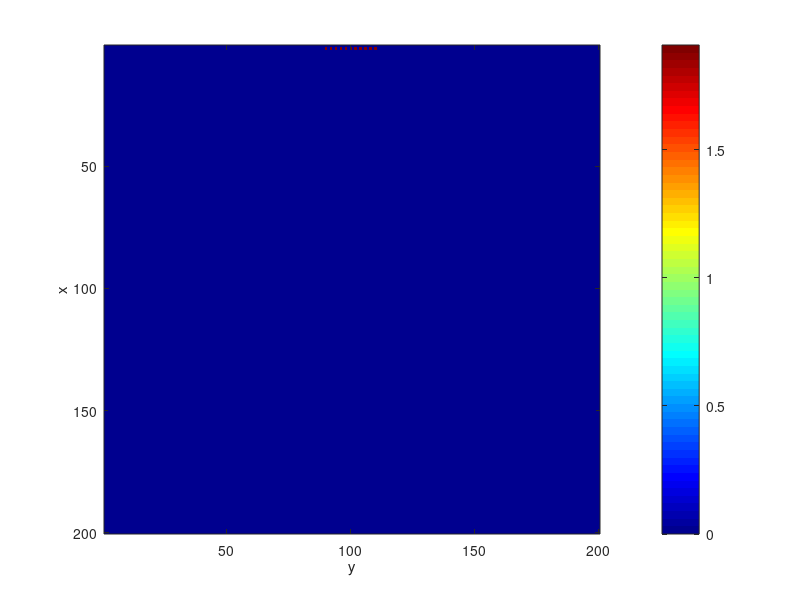

Here is the MATLAB script that generated this plot: (Note: this script raises an error after producing the figure.)

% 参数设定
close all;
clear all;
clc;
Nx = 200;   % x方向的网格点数
Ny = 200;   % y方向的网格点数
c = 1500;   % 声速(m/s)
dt = 1e-6;  % 时间步长(s)
Nt = 2000;   % 时间步数
dx = 0.01;  % 空间步长(m)
dy = 0.01;  % 空间步长(m)
c2 = 2000;  % 声速(m/s)

% 初始化
p = zeros(Nx, Ny);
p_prev = zeros(Nx, Ny);
p_next = zeros(Nx, Ny);

% 初始条件（波源）
x0 = 2;
% 波源阵列
y0 = 90:2:110;
% 波源为单个点
% y0 = 100;
p(x0, y0) = 1;

% 时间演化
for t = 1:Nt
    for i = 2:Nx-1
        for j = 2:Ny-1
            if sqrt((i-100)^2 + (j-100)^2) < 10
                % 介质小球内的声速为c2        
                p_next(i, j) = 2*p(i, j) - p_prev(i, j) + c2^2 * dt^2 / dx^2 * (p(i+1, j) + p(i-1, j) + p(i, j+1) + p(i, j-1) - 4*p(i, j));
            else
                % 使用二维波动方程的离散化公式           
                p_next(i, j) = 2*p(i, j) - p_prev(i, j) + c^2 * dt^2 / dx^2 * (p(i+1, j) + p(i-1, j) + p(i, j+1) + p(i, j-1) - 4*p(i, j));
            end
        end
    end
    % 边界条件， 一阶吸收边界条件
    p_next(Nx, :) = p_next(Nx-1, :) - 1/c * (p_next(Nx-1, :) - p(Nx-1, :)) * dx/dt; %下边界
    p_next(:, Ny) = p_next(:, Ny-1) - 1/c * (p_next(:, Ny-1) - p(:, Ny-1)) * dy/dt; %右边界
    p_next(:, 1) = p_next(:, 2) - 1/c * (p_next(:, 2) - p(:, 2)) * dy/dt;

    % 更新波场
    p_prev = p;
    p = p_next;
    
    % 可视化
    imagesc(p);
    %加上坐标轴，标明xy方向
    xlabel('y');
    ylabel('x');
    colorbar;
    colormap("jet");
    clim([-0.5,0.5]);
    pause(0.01);
    %按右上角退出绘图
    if ~ishandle(1)
        break;
    end
end


